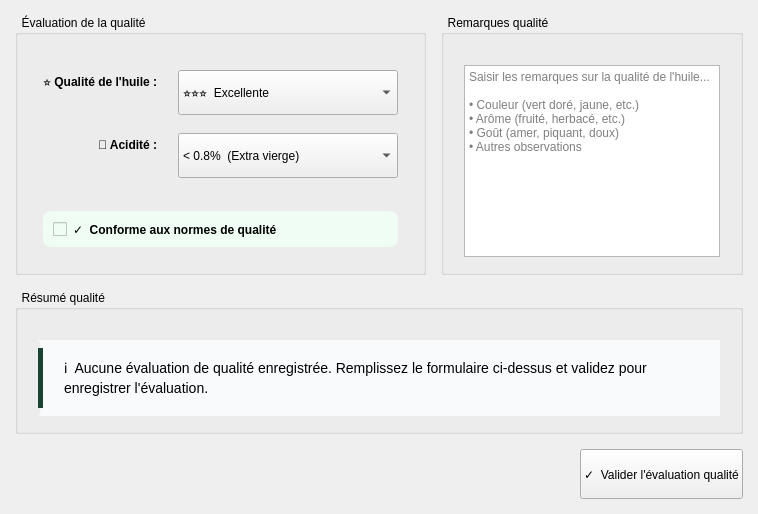
         <widget class="QWidget" name="tabQualite">
          <attribute name="title">
           <string>✓  Qualité</string>
          </attribute>
          <layout class="QVBoxLayout" name="layoutQualite">
           <property name="spacing">
            <number>15</number>
           </property>
           <property name="leftMargin">
            <number>15</number>
           </property>
           <property name="topMargin">
            <number>15</number>
           </property>
           <property name="rightMargin">
            <number>15</number>
           </property>
           <property name="bottomMargin">
            <number>15</number>
           </property>
           <item>
            <layout class="QHBoxLayout" name="layoutQualityMain">
             <property name="spacing">
              <number>15</number>
             </property>
             <item>
              <widget class="QGroupBox" name="groupQualityEval">
               <property name="title">
                <string>  Évaluation de la qualité</string>
               </property>
               <layout class="QVBoxLayout" name="layoutQualityEval">
                <property name="spacing">
                 <number>20</number>
                </property>
                <property name="leftMargin">
                 <number>25</number>
                </property>
                <property name="topMargin">
                 <number>35</number>
                </property>
                <property name="rightMargin">
                 <number>25</number>
                </property>
                <property name="bottomMargin">
                 <number>25</number>
                </property>
                <item>
                 <layout class="QFormLayout" name="formQuality">
                  <property name="labelAlignment">
                   <set>Qt::AlignmentFlag::AlignRight|Qt::AlignmentFlag::AlignVCenter</set>
                  </property>
                  <property name="horizontalSpacing">
                   <number>20</number>
                  </property>
                  <property name="verticalSpacing">
                   <number>18</number>
                  </property>
                  <item row="0" column="0">
                   <widget class="QLabel" name="lblOilQuality">
                    <property name="styleSheet">
                     <string>font-weight: 600;</string>
                    </property>
                    <property name="text">
                     <string>⭐ Qualité de l'huile :</string>
                    </property>
                   </widget>
                  </item>
                  <item row="0" column="1">
                   <widget class="QComboBox" name="comboOilQuality">
                    <property name="minimumSize">
                     <size>
                      <width>220</width>
                      <height>45</height>
                     </size>
                    </property>
                    <item>
                     <property name="text">
                      <string>⭐⭐⭐  Excellente</string>
                     </property>
                    </item>
                    <item>
                     <property name="text">
                      <string>⭐⭐  Bonne</string>
                     </property>
                    </item>
                    <item>
                     <property name="text">
                      <string>⭐  Moyenne</string>
                     </property>
                    </item>
                    <item>
                     <property name="text">
                      <string>✗  Faible</string>
                     </property>
                    </item>
                   </widget>
                  </item>
                  <item row="1" column="0">
                   <widget class="QLabel" name="lblAcidity">
                    <property name="styleSheet">
                     <string>font-weight: 600;</string>
                    </property>
                    <property name="text">
                     <string>🧪 Acidité :</string>
                    </property>
                   </widget>
                  </item>
                  <item row="1" column="1">
                   <widget class="QComboBox" name="comboAcidity">
                    <property name="minimumSize">
                     <size>
                      <width>220</width>
                      <height>45</height>
                     </size>
                    </property>
                    <item>
                     <property name="text">
                      <string>&lt; 0.8%  (Extra vierge)</string>
                     </property>
                    </item>
                    <item>
                     <property name="text">
                      <string>0.8% - 2%  (Vierge)</string>
                     </property>
                    </item>
                    <item>
                     <property name="text">
                      <string>> 2%  (Lampante)</string>
                     </property>
                    </item>
                   </widget>
                  </item>
                 </layout>
                </item>
                <item>
                 <widget class="QCheckBox" name="checkConformity">
                  <property name="styleSheet">
                   <string>font-weight: 600; padding: 10px; background-color: #f0fdf4; border-radius: 8px;</string>
                  </property>
                  <property name="text">
                   <string>✓  Conforme aux normes de qualité</string>
                  </property>
                 </widget>
                </item>
               </layout>
              </widget>
             </item>
             <item>
              <widget class="QGroupBox" name="groupQualityNotes">
               <property name="title">
                <string>  Remarques qualité</string>
               </property>
               <layout class="QVBoxLayout" name="layoutQualityNotes">
                <property name="leftMargin">
                 <number>20</number>
                </property>
                <property name="topMargin">
                 <number>30</number>
                </property>
                <property name="rightMargin">
                 <number>20</number>
                </property>
                <property name="bottomMargin">
                 <number>15</number>
                </property>
                <item>
                 <widget class="QTextEdit" name="txtQualityNotes">
                  <property name="minimumSize">
                   <size>
                    <width>0</width>
                    <height>150</height>
                   </size>
                  </property>
                  <property name="placeholderText">
                   <string>Saisir les remarques sur la qualité de l'huile...

• Couleur (vert doré, jaune, etc.)
• Arôme (fruité, herbacé, etc.)
• Goût (amer, piquant, doux)
• Autres observations</string>
                  </property>
                 </widget>
                </item>
               </layout>
              </widget>
             </item>
            </layout>
           </item>
           <item>
            <widget class="QGroupBox" name="groupQualitySummary">
             <property name="title">
              <string>  Résumé qualité</string>
             </property>
             <layout class="QVBoxLayout" name="layoutQualitySummary">
              <property name="leftMargin">
               <number>20</number>
              </property>
              <property name="topMargin">
               <number>30</number>
              </property>
              <property name="rightMargin">
               <number>20</number>
              </property>
              <property name="bottomMargin">
               <number>15</number>
              </property>
              <item>
               <widget class="QLabel" name="lblQualitySummary">
                <property name="styleSheet">
                 <string>background-color: #f8fafc; padding: 18px; border-left: 5px solid #1B4332; font-size: 14px; border-radius: 0 8px 8px 0;</string>
                </property>
                <property name="text">
                 <string>ℹ  Aucune évaluation de qualité enregistrée. Remplissez le formulaire ci-dessus et validez pour enregistrer l'évaluation.</string>
                </property>
                <property name="wordWrap">
                 <bool>true</bool>
                </property>
               </widget>
              </item>
             </layout>
            </widget>
           </item>
           <item>
            <layout class="QHBoxLayout" name="layoutQualiteFooter">
             <item>
              <spacer name="spacerQualiteFooter">
               <property name="orientation">
                <enum>Qt::Orientation::Horizontal</enum>
               </property>
               <property name="sizeHint" stdset="0">
                <size>
                 <width>40</width>
                 <height>20</height>
                </size>
               </property>
              </spacer>
             </item>
             <item>
              <widget class="QPushButton" name="btnValidateQuality">
               <property name="minimumSize">
                <size>
                 <width>0</width>
                 <height>50</height>
                </size>
               </property>
               <property name="text">
                <string>✓  Valider l'évaluation qualité</string>
               </property>
              </widget>
             </item>
            </layout>
           </item>
          </layout>
         </widget>
